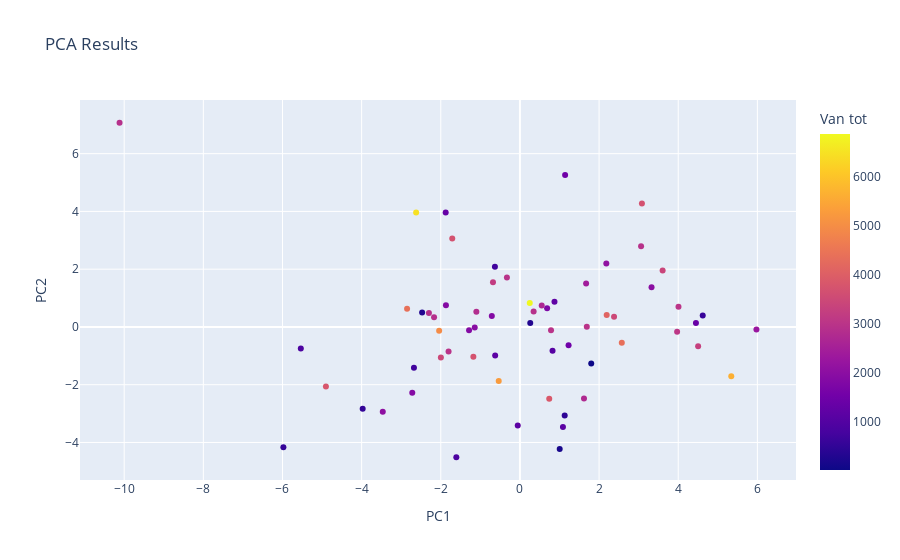

Write notebook code for a chart like this one.
### Code cell
# Plot the results

pca_result = pd.DataFrame(pca_result, columns=['PC1', 'PC2'])

pca_result['Van tot'] = van_tot


fig = px.scatter(pca_result, x='PC1', y='PC2', color='Van tot', title='PCA Results')
fig.show()
